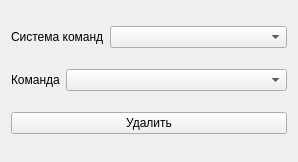
<?xml version="1.0" encoding="UTF-8"?>
<ui version="4.0">
 <class>DeleteComandForm</class>
 <widget class="QWidget" name="DeleteComandForm">
  <property name="geometry">
   <rect>
    <x>0</x>
    <y>0</y>
    <width>298</width>
    <height>162</height>
   </rect>
  </property>
  <property name="windowTitle">
   <string>Удаление команды</string>
  </property>
  <layout class="QVBoxLayout" name="verticalLayout">
   <item>
    <layout class="QHBoxLayout" name="horizontalLayout">
     <item>
      <widget class="QLabel" name="label">
       <property name="sizePolicy">
        <sizepolicy hsizetype="Fixed" vsizetype="Preferred">
         <horstretch>0</horstretch>
         <verstretch>0</verstretch>
        </sizepolicy>
       </property>
       <property name="text">
        <string>Система команд</string>
       </property>
      </widget>
     </item>
     <item>
      <widget class="QComboBox" name="systemsComboBox"/>
     </item>
    </layout>
   </item>
   <item>
    <layout class="QHBoxLayout" name="horizontalLayout_2">
     <item>
      <widget class="QLabel" name="label_2">
       <property name="sizePolicy">
        <sizepolicy hsizetype="Fixed" vsizetype="Preferred">
         <horstretch>0</horstretch>
         <verstretch>0</verstretch>
        </sizepolicy>
       </property>
       <property name="text">
        <string>Команда</string>
       </property>
      </widget>
     </item>
     <item>
      <widget class="QComboBox" name="comandsComboBox"/>
     </item>
    </layout>
   </item>
   <item>
    <widget class="QPushButton" name="deleteButton">
     <property name="text">
      <string>Удалить</string>
     </property>
    </widget>
   </item>
  </layout>
 </widget>
 <resources/>
 <connections/>
</ui>
